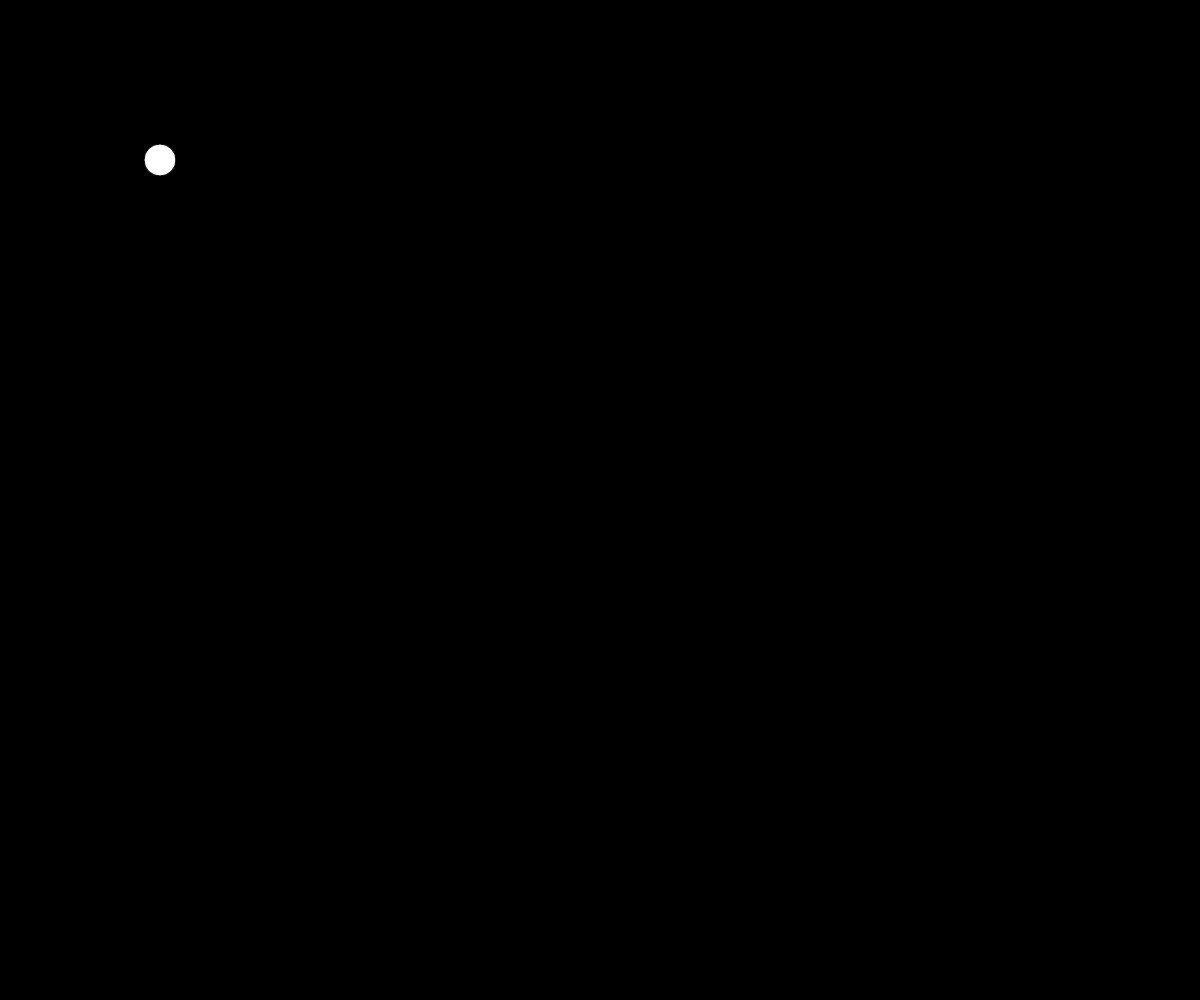
Frame 1 (no input)
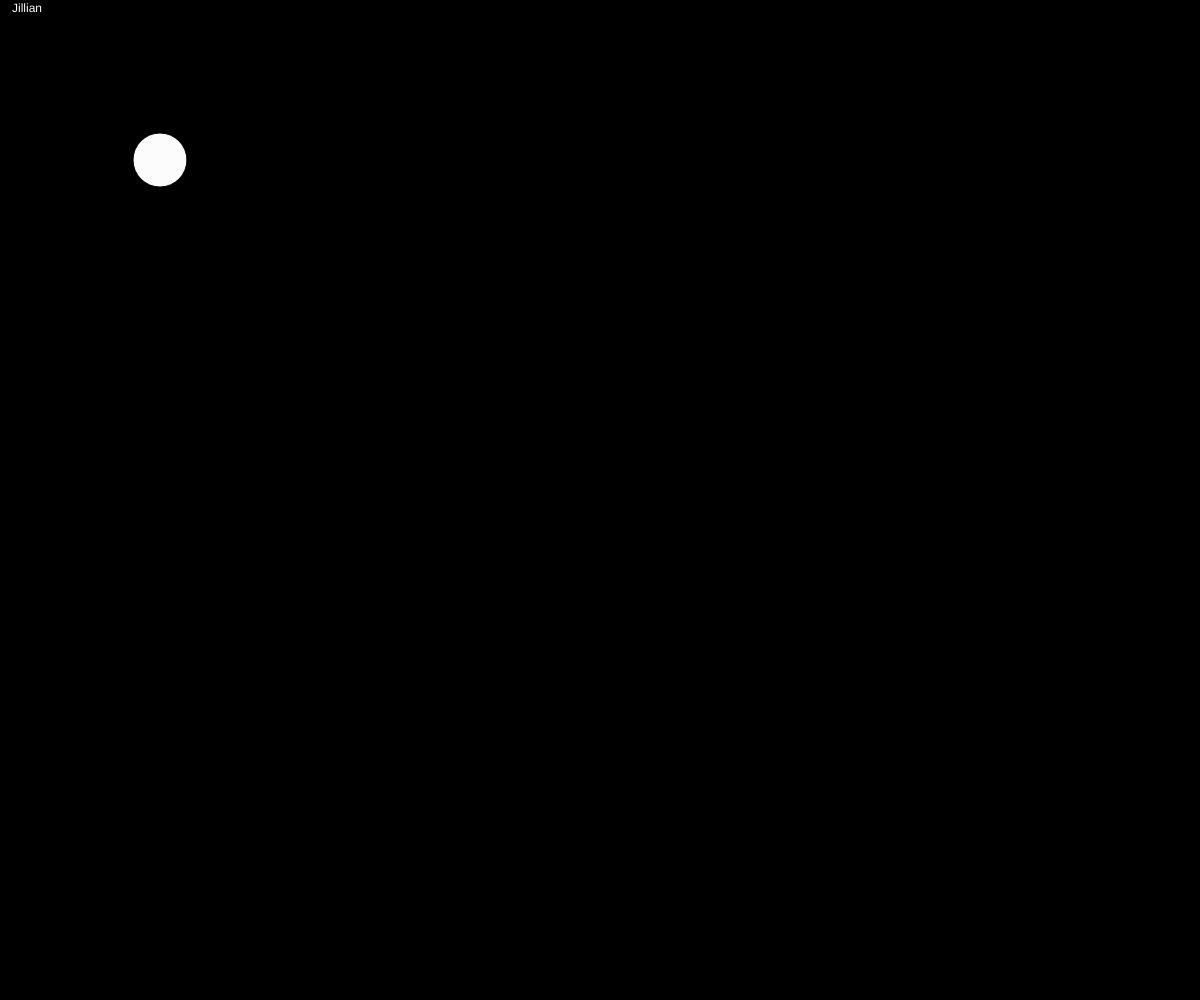
Frame 60 (no input)
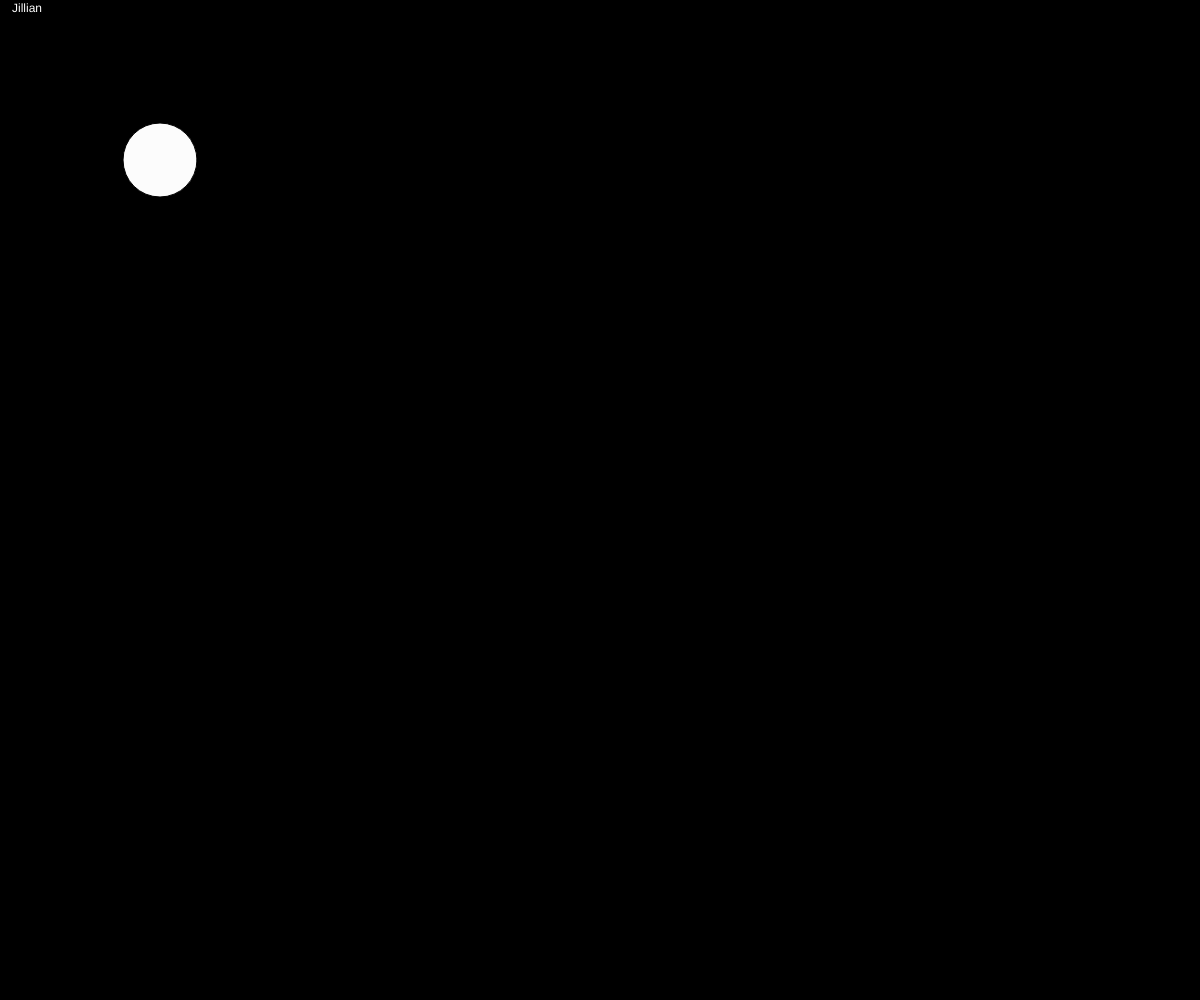
Frame 120 (the mouse pressed at the canvas centre since frame 60)

The p5.js sketch that drew these frames (run headless with seeded random() and noise() and a simulated clock; from frame 60 on, the mouse is pressed at the canvas centre):

// p5.js sketch
// ── sketch.js
// Primitive Paint
// Jillian Yang
// Spet 15, 2023
// Draw simple pictures

//Global Variables
let ballSize = 30; //declarations/init
let overlay; //"extra canvas"
let extraCanvas;


function setup() {
  createCanvas(windowWidth, windowHeight);
  extraCanvas = createGraphics(width, height);
  overlay = createGraphics(width, height);
}

function draw() {
  background(0);
  mouseTrack();
  mouseShape();
  text('Jillian', 12, 12);
  drawAndMoveBall();
}

function mouseShape() {
  //draw a rectangle at mouse position 
  if (mouseIsPressed) {
    if (key === "a") {
      overlay.rect(mouseX, mouseY, 50, 25);
    }
    if (key === "s") {
      overlay.ellipse(mouseX, mouseY, 30, 50);
    }
    if (key === "d") {
      overlay.triangle(mouseX, mouseY, mouseX + 28, mouseY - 55, mouseX + 56, mouseY);
    }
  }
  if (key === " ") {
    overlay.clear();
  }
  image(overlay, 0, 0);
  overlay.fill(random(255), random(255));
}

function mouseTrack() {
  //draw a rectangle at mouse position 
  if (key === "a") {
    extraCanvas.rect(mouseX, mouseY, 50, 25);
  }
  if (key === "s") {
    extraCanvas.ellipse(mouseX, mouseY, 30, 50);
  }
  if (key === "d") {
    extraCanvas.triangle(mouseX, mouseY, mouseX + 28, mouseY - 55, mouseX + 56, mouseY);
  }
  image(extraCanvas, 0, 0);
  extraCanvas.fill(random(255), random(255));
  extraCanvas.clear()
}

let a = 2;

function drawAndMoveBall() {
  ballSize = ballSize + a;
  if (ballSize > 100 || ballSize < 5) {
    a = -a;
  }
  circle(160, 160, ballSize);
  fill(252);
}
